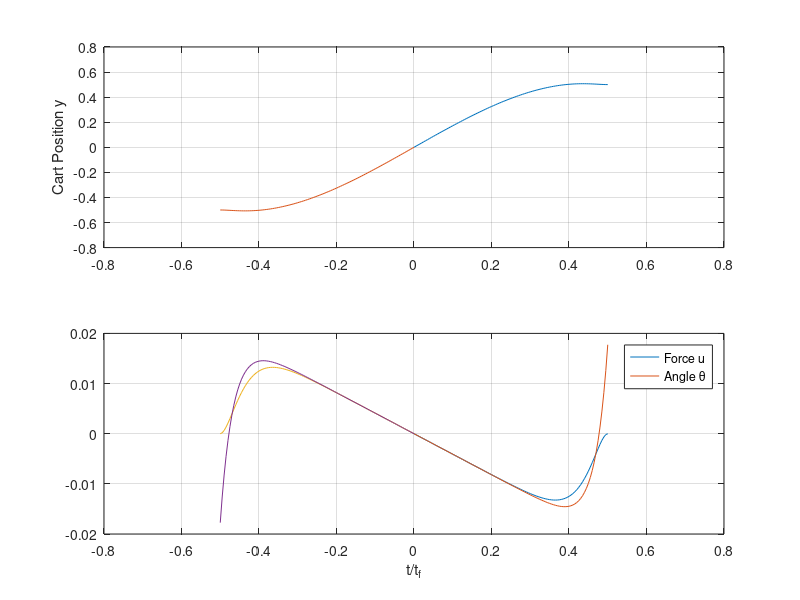

Write the MATLAB code that produced this figure.
% Script p5_4_10b.m; HTC of cart with inverted pendulum from rest at
% t=-tf/2 to rest at t=tf/2 displaced by unit distance; semi-analytical
% soln using anti-symmetry  of u, th, y about t=0;         7/97,7/15/02
%
tf=30; T=tf/2; ep=.5; sh=sinh(T); ch=cosh(T);  
M=[-T T*ch/2 sh 0; -1 (ch+T*sh)/2 ch 0;...
   -(1-ep)*T^2/2 -(1-ep/2)*ch-ep*T*sh/2 -ep*ch 1;...
   -(1-ep)*T^3/6   -(1-ep)*sh-ep*T*ch/2 -ep*sh T]; 
c=[0 0 0 .5]'; A=M\c;
for i=1:101, x=T*(i-1)/100; a=sinh(x); b=cosh(x);
 u(i)=[-x -a 0 0]*A; th(i)=[-x x*b/2 a 0]*A;
 y(i)=[-(1-ep)*x^3/6 -(1-ep)*a-ep*x*b/2 -ep*a x]*A; t(i)=x;
end; t=t/tf;
%
figure(1); clf; subplot(211), plot(t,y,-t,-y); grid
ylabel('Cart Position y') 
subplot(212), plot(t,th,t,u,'-',-t,-th,-t,-u,'-'); grid
xlabel('t/t_f'); legend('Force u','Angle \theta');
	
